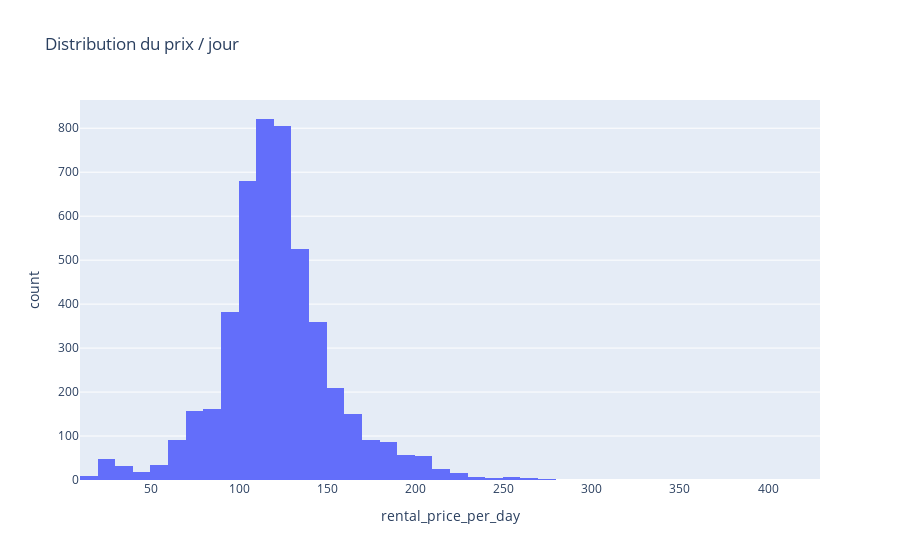
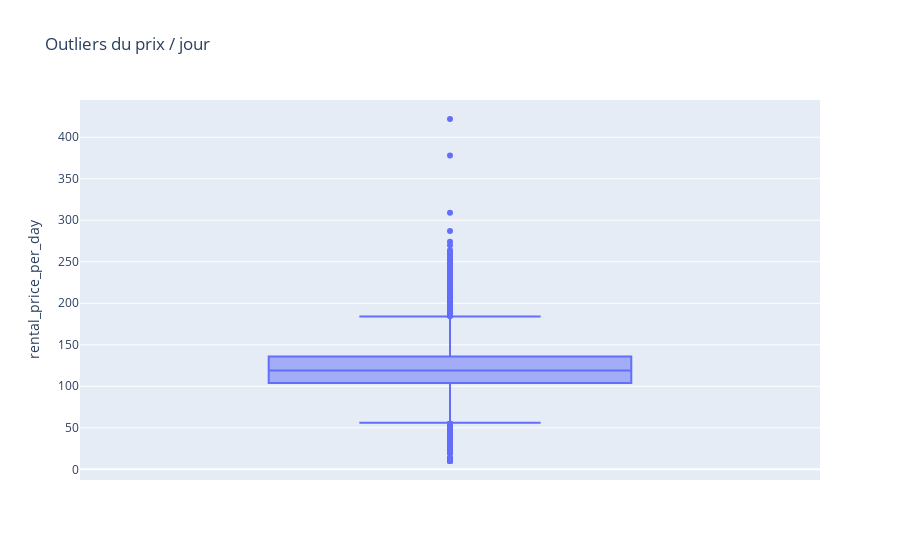
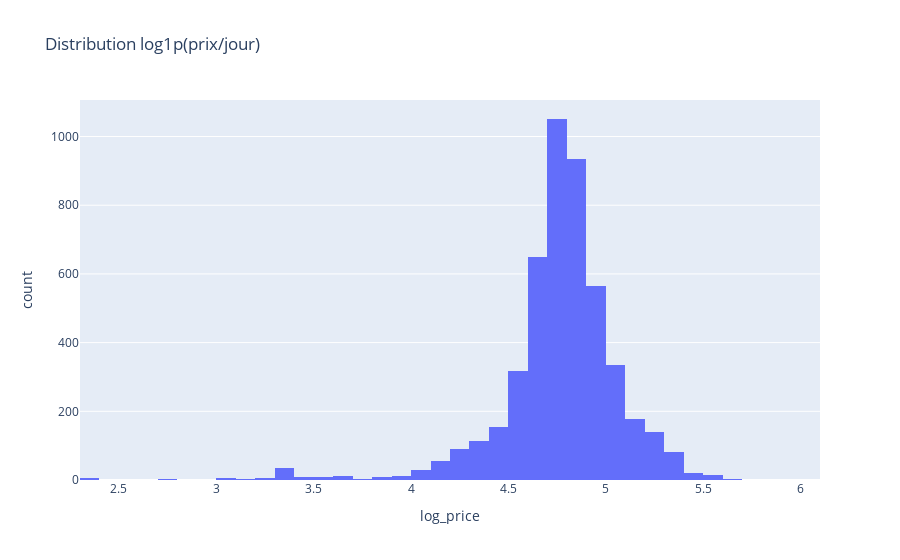

Here is the notebook cell these charts were saved with, in order:
### Markdown cell above
## Target (prix/jour) : distribution + outliers + log

### Code cell
fig = px.histogram(df, x=TARGET, nbins=70, title="Distribution du prix / jour")
fig.show()

fig = px.box(df, y=TARGET, points="outliers", title="Outliers du prix / jour")
fig.show()

# Vue quantiles (utile pour décider cap/log)
q = df[TARGET].quantile([0.01,0.05,0.25,0.5,0.75,0.95,0.99]).to_frame("price").T
display(q)

# Option : log transform (souvent utile si asymétrie)
df["log_price"] = np.log1p(df[TARGET])
fig = px.histogram(df, x="log_price", nbins=70, title="Distribution log1p(prix/jour)")
fig.show()

### Figure 1 — Plotly figure (JSON) as saved in the notebook; plotly's stock layout.template omitted (floating-point values rounded to 4 significant figures; data arrays with more than 128 entries replaced by an {"elided": "..."} marker saying what was removed)
{"data": [{"alignmentgroup": "True", "bingroup": "x", "hovertemplate": "rental_price_per_day=%{x}<br>count=%{y}<extra></extra>", "legendgroup": "", "marker": {"color": "#636efa", "pattern": {"shape": ""}}, "name": "", "nbinsx": 70, "offsetgroup": "", "orientation": "v", "showlegend": false, "type": "histogram", "x": {"elided": "4843 int values"}, "xaxis": "x", "yaxis": "y"}], "layout": {"barmode": "relative", "legend": {"tracegroupgap": 0}, "title": {"text": "Distribution du prix / jour"}, "xaxis": {"anchor": "y", "domain": [0, 1], "title": {"text": "rental_price_per_day"}}, "yaxis": {"anchor": "x", "domain": [0, 1], "title": {"text": "count"}}}}

### Figure 2 — Plotly figure (JSON) as saved in the notebook; plotly's stock layout.template omitted (floating-point values rounded to 4 significant figures; data arrays with more than 128 entries replaced by an {"elided": "..."} marker saying what was removed)
{"data": [{"alignmentgroup": "True", "boxpoints": "outliers", "hovertemplate": "rental_price_per_day=%{y}<extra></extra>", "legendgroup": "", "marker": {"color": "#636efa"}, "name": "", "notched": false, "offsetgroup": "", "orientation": "v", "showlegend": false, "type": "box", "x0": " ", "xaxis": "x", "y": {"elided": "4843 int values"}, "y0": " ", "yaxis": "y"}], "layout": {"boxmode": "group", "legend": {"tracegroupgap": 0}, "title": {"text": "Outliers du prix / jour"}, "xaxis": {"anchor": "y", "domain": [0, 1]}, "yaxis": {"anchor": "x", "domain": [0, 1], "title": {"text": "rental_price_per_day"}}}}

### Figure 3 — Plotly figure (JSON) as saved in the notebook; plotly's stock layout.template omitted (floating-point values rounded to 4 significant figures; data arrays with more than 128 entries replaced by an {"elided": "..."} marker saying what was removed)
{"data": [{"alignmentgroup": "True", "bingroup": "x", "hovertemplate": "log_price=%{x}<br>count=%{y}<extra></extra>", "legendgroup": "", "marker": {"color": "#636efa", "pattern": {"shape": ""}}, "name": "", "nbinsx": 70, "offsetgroup": "", "orientation": "v", "showlegend": false, "type": "histogram", "x": {"elided": "4843 float values"}, "xaxis": "x", "yaxis": "y"}], "layout": {"barmode": "relative", "legend": {"tracegroupgap": 0}, "title": {"text": "Distribution log1p(prix/jour)"}, "xaxis": {"anchor": "y", "domain": [0, 1], "title": {"text": "log_price"}}, "yaxis": {"anchor": "x", "domain": [0, 1], "title": {"text": "count"}}}}
